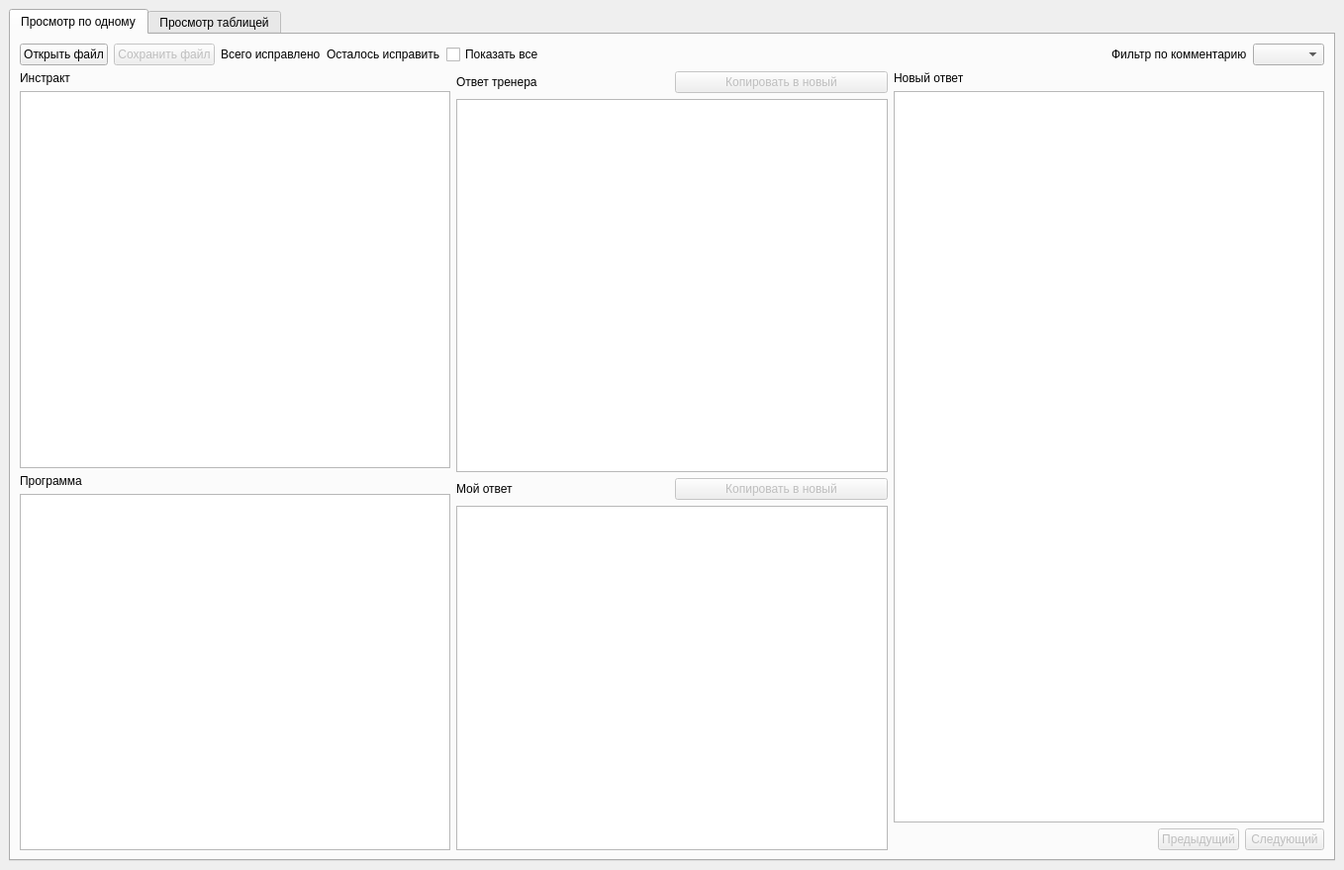
<?xml version="1.0" encoding="UTF-8"?>
<ui version="4.0">
 <class>MainWindow</class>
 <widget class="QMainWindow" name="MainWindow">
  <property name="geometry">
   <rect>
    <x>0</x>
    <y>0</y>
    <width>1358</width>
    <height>879</height>
   </rect>
  </property>
  <property name="windowTitle">
   <string>Работа над ошибками</string>
  </property>
  <widget class="QWidget" name="centralwidget">
   <layout class="QHBoxLayout" name="horizontalLayout_7">
    <item>
     <widget class="QTabWidget" name="tabWidget">
      <property name="currentIndex">
       <number>0</number>
      </property>
      <widget class="QWidget" name="tab">
       <attribute name="title">
        <string>Просмотр по одному</string>
       </attribute>
       <layout class="QVBoxLayout" name="verticalLayout">
        <item>
         <layout class="QHBoxLayout" name="horizontalLayout">
          <item>
           <widget class="QPushButton" name="open_btn">
            <property name="text">
             <string>Открыть файл</string>
            </property>
            <property name="icon">
             <iconset resource="images/files.qrc">
              <normaloff>:/icons/open.svg</normaloff>:/icons/open.svg</iconset>
            </property>
            <property name="iconSize">
             <size>
              <width>24</width>
              <height>24</height>
             </size>
            </property>
           </widget>
          </item>
          <item>
           <widget class="QPushButton" name="save_btn">
            <property name="enabled">
             <bool>false</bool>
            </property>
            <property name="text">
             <string>Сохранить файл</string>
            </property>
            <property name="icon">
             <iconset resource="images/files.qrc">
              <normaloff>:/icons/save.svg</normaloff>:/icons/save.svg</iconset>
            </property>
            <property name="iconSize">
             <size>
              <width>24</width>
              <height>24</height>
             </size>
            </property>
           </widget>
          </item>
          <item>
           <layout class="QHBoxLayout" name="horizontalLayout_6">
            <item>
             <widget class="QLabel" name="total_edited">
              <property name="text">
               <string>Всего исправлено</string>
              </property>
             </widget>
            </item>
            <item>
             <widget class="QLabel" name="remain_to_edit">
              <property name="text">
               <string>Осталось исправить</string>
              </property>
             </widget>
            </item>
            <item>
             <widget class="QCheckBox" name="show_all">
              <property name="text">
               <string>Показать все</string>
              </property>
             </widget>
            </item>
           </layout>
          </item>
          <item>
           <spacer name="horizontalSpacer">
            <property name="orientation">
             <enum>Qt::Horizontal</enum>
            </property>
            <property name="sizeHint" stdset="0">
             <size>
              <width>40</width>
              <height>20</height>
             </size>
            </property>
           </spacer>
          </item>
          <item>
           <widget class="QLabel" name="label">
            <property name="text">
             <string>Фильтр по комментарию</string>
            </property>
           </widget>
          </item>
          <item>
           <widget class="QComboBox" name="comments_cb">
            <property name="sizeAdjustPolicy">
             <enum>QComboBox::AdjustToContents</enum>
            </property>
           </widget>
          </item>
         </layout>
        </item>
        <item>
         <layout class="QHBoxLayout" name="horizontalLayout_2">
          <item>
           <layout class="QVBoxLayout" name="verticalLayout_7">
            <item>
             <layout class="QVBoxLayout" name="verticalLayout_5">
              <item>
               <widget class="QLabel" name="label_5">
                <property name="text">
                 <string>Инстракт</string>
                </property>
               </widget>
              </item>
              <item>
               <widget class="QPlainTextEdit" name="instruct"/>
              </item>
              <item>
               <layout class="QVBoxLayout" name="verticalLayout_2">
                <item>
                 <widget class="QLabel" name="label_2">
                  <property name="text">
                   <string>Программа</string>
                  </property>
                 </widget>
                </item>
                <item>
                 <widget class="QTableView" name="code_table"/>
                </item>
               </layout>
              </item>
             </layout>
            </item>
           </layout>
          </item>
          <item>
           <layout class="QVBoxLayout" name="verticalLayout_9">
            <item>
             <layout class="QVBoxLayout" name="verticalLayout_3">
              <item>
               <layout class="QHBoxLayout" name="horizontalLayout_3">
                <item>
                 <widget class="QLabel" name="label_3">
                  <property name="text">
                   <string>Ответ тренера</string>
                  </property>
                 </widget>
                </item>
                <item>
                 <widget class="QPushButton" name="copy_couch_to_answer">
                  <property name="enabled">
                   <bool>false</bool>
                  </property>
                  <property name="text">
                   <string>Копировать в новый</string>
                  </property>
                  <property name="icon">
                   <iconset resource="images/files.qrc">
                    <normaloff>:/icons/move.svg</normaloff>:/icons/move.svg</iconset>
                  </property>
                  <property name="iconSize">
                   <size>
                    <width>24</width>
                    <height>24</height>
                   </size>
                  </property>
                 </widget>
                </item>
               </layout>
              </item>
              <item>
               <widget class="QPlainTextEdit" name="couch_answer"/>
              </item>
              <item>
               <layout class="QVBoxLayout" name="verticalLayout_4">
                <item>
                 <layout class="QHBoxLayout" name="horizontalLayout_4">
                  <item>
                   <widget class="QLabel" name="label_4">
                    <property name="text">
                     <string>Мой ответ</string>
                    </property>
                   </widget>
                  </item>
                  <item>
                   <widget class="QPushButton" name="copy_my_to_answer">
                    <property name="enabled">
                     <bool>false</bool>
                    </property>
                    <property name="text">
                     <string>Копировать в новый</string>
                    </property>
                    <property name="icon">
                     <iconset resource="images/files.qrc">
                      <normaloff>:/icons/move.svg</normaloff>:/icons/move.svg</iconset>
                    </property>
                    <property name="iconSize">
                     <size>
                      <width>24</width>
                      <height>24</height>
                     </size>
                    </property>
                   </widget>
                  </item>
                 </layout>
                </item>
                <item>
                 <widget class="QPlainTextEdit" name="my_answer"/>
                </item>
               </layout>
              </item>
             </layout>
            </item>
           </layout>
          </item>
          <item>
           <layout class="QVBoxLayout" name="verticalLayout_6">
            <item>
             <widget class="QLabel" name="label_6">
              <property name="text">
               <string>Новый ответ</string>
              </property>
             </widget>
            </item>
            <item>
             <widget class="QPlainTextEdit" name="plainTextEdit"/>
            </item>
            <item>
             <layout class="QHBoxLayout" name="horizontalLayout_5">
              <item>
               <spacer name="horizontalSpacer_2">
                <property name="orientation">
                 <enum>Qt::Horizontal</enum>
                </property>
                <property name="sizeHint" stdset="0">
                 <size>
                  <width>40</width>
                  <height>20</height>
                 </size>
                </property>
               </spacer>
              </item>
              <item>
               <widget class="QPushButton" name="previous">
                <property name="enabled">
                 <bool>false</bool>
                </property>
                <property name="text">
                 <string>Предыдущий</string>
                </property>
                <property name="icon">
                 <iconset resource="images/files.qrc">
                  <normaloff>:/icons/back.svg</normaloff>:/icons/back.svg</iconset>
                </property>
                <property name="iconSize">
                 <size>
                  <width>24</width>
                  <height>24</height>
                 </size>
                </property>
               </widget>
              </item>
              <item>
               <widget class="QPushButton" name="next">
                <property name="enabled">
                 <bool>false</bool>
                </property>
                <property name="layoutDirection">
                 <enum>Qt::RightToLeft</enum>
                </property>
                <property name="text">
                 <string>Следующий</string>
                </property>
                <property name="icon">
                 <iconset resource="images/files.qrc">
                  <normaloff>:/icons/forward.svg</normaloff>:/icons/forward.svg</iconset>
                </property>
                <property name="iconSize">
                 <size>
                  <width>24</width>
                  <height>24</height>
                 </size>
                </property>
               </widget>
              </item>
             </layout>
            </item>
           </layout>
          </item>
         </layout>
        </item>
       </layout>
      </widget>
      <widget class="QWidget" name="tab_2">
       <attribute name="title">
        <string>Просмотр таблицей</string>
       </attribute>
       <layout class="QHBoxLayout" name="horizontalLayout_8">
        <item>
         <widget class="QTableView" name="full_table_tv">
          <property name="sizeAdjustPolicy">
           <enum>QAbstractScrollArea::AdjustToContents</enum>
          </property>
         </widget>
        </item>
       </layout>
      </widget>
     </widget>
    </item>
   </layout>
  </widget>
 </widget>
 <resources>
  <include location="images/files.qrc"/>
 </resources>
 <connections/>
</ui>
